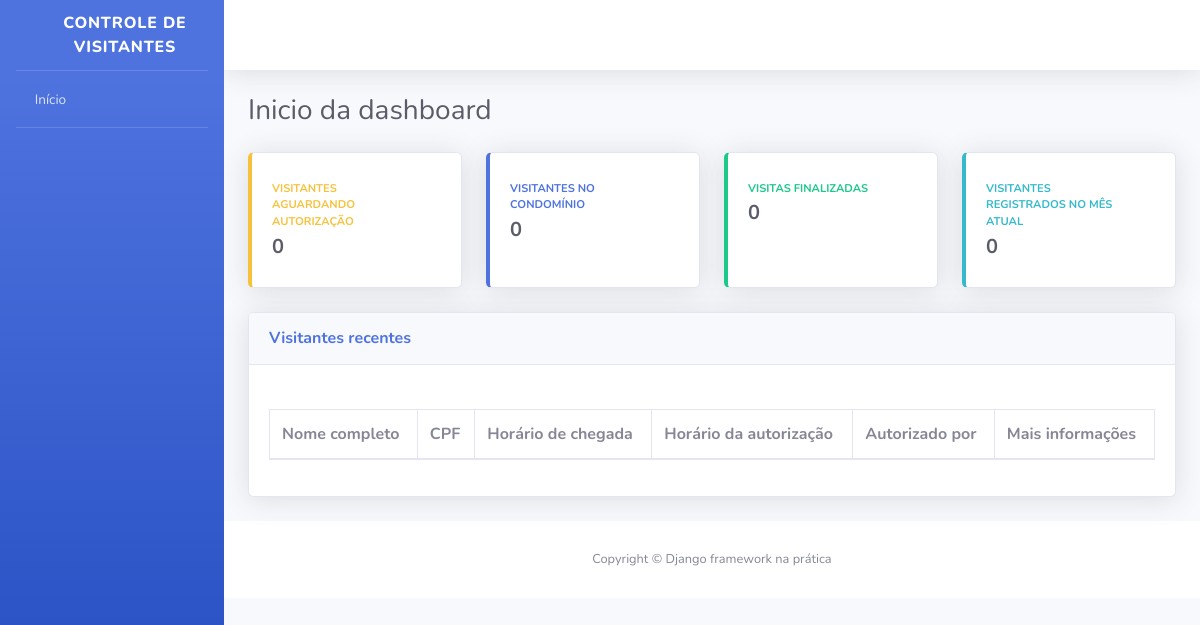
The app's page /, older data.
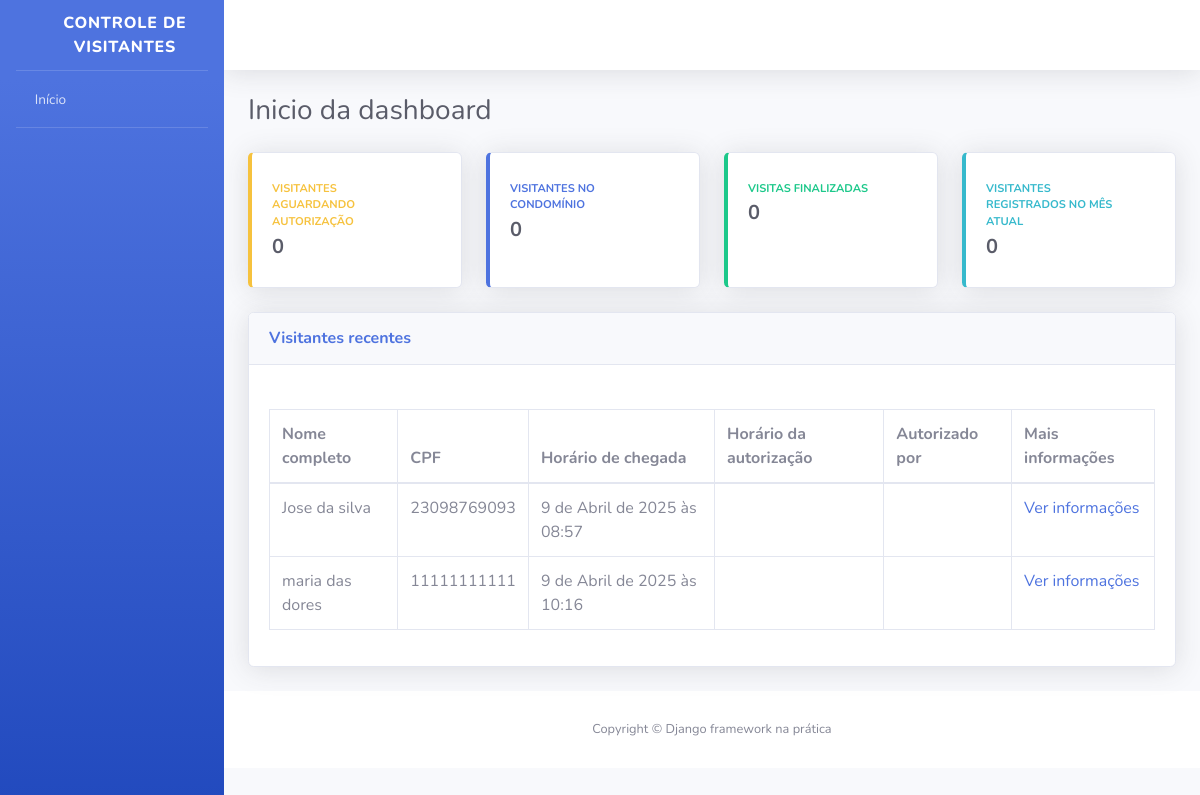
The same page, newer data.
### visitantes/models.py (models this page shows, shortened)
class Visitante(models.Model):
    nome_completo = models.CharField(
        verbose_name="Nome completo",
        max_length=194
    )
    cpf = models.CharField(
        verbose_name="CPF",
        max_length=11
    )
    data_nascimento = models.DateField(
        verbose_name="Data de nascimento"
    )
    numero_casa = models.PositiveSmallIntegerField(
        verbose_name="Número da casa a ser visitada",
    )
    placa_veiculo = models.CharField(
        verbose_name="Placa do veículo",
        max_length=7,
        blank=True,
        null=True
    )
    horario_chegada = models.DateTimeField(
    verbose_name="Horário de chegada na portaria",
    default=timezone.now
)
    horario_saida = models.DateTimeField(
        verbose_name="Horário de Saída do condomínio",
        auto_now=False,
        blank=True,
        null=True
    )
    horario_autorizacao = models.DateTimeField(
        verbose_name="Horário de autorização de entrada",
        auto_now=False,
        blank=True,
        null=True
    )
    morador_responsavel = models.CharField(
        verbose_name="Nome do morador responsável por autorizar a entrada do visitante",
        max_length=194,
        blank=True
    )
    registrado_por = models.ForeignKey(
    "porteiros.Porteiro",
    verbose_name="Porteiro responsável pelo registro",
    on_delete=models.PROTECT,
)
    class Meta:
        verbose_name = "Visitante"
        verbose_name_plural = "Visitantes"
        db_table = "visitante"

### usuarios/views.py (the view)
# urls.py: path('', index, name='index'),
def index(request):
   todos_visitantes = Visitante.objects.all()
   context = {
      "nome_pagina": "Inicio da dashboard",
      "todos_visitantes":todos_visitantes,
   }
   return render(request, 'index.html', context)

### templates/index.html (shortened to what this page needs)
{% extends "base.html"%} {% block conteudo %}
<div class="container-fluid">
  <div class="d-sm-flex align-items-center justify-content-between mb-4">
    <h1 class="h3 mb-0 text-gray-800">{{ nome_pagina }}</h1>
  </div>
  <div class="row">
    <div class="col-xl-3 col-md-6 mb-4">
      <div class="card border-left-warning shadow h-100 py-2">
        <div class="card-body">
          <div class="row no-gutters align-items-center">
            <div class="col mr-2">
              <div
                class="text-xs font-weight-bold text-warning text-uppercase mb-1"
              >
                Visitantes aguardando autorização
              </div>
              <div class="h5 mb-0 font-weight-bold text-gray-800">0</div>
            </div>
            <div class="col-auto">
              <i class="fas fa-user-lock fa-2x text-gray-300"></i>
            </div>
          </div>
        </div>
      </div>
    </div>
    <div class="col-xl-3 col-md-6 mb-4">
      <div class="card border-left-primary shadow h-100 py-2">
        <div class="card-body">
          <div class="row no-gutters align-items-center">
            <div class="col mr-2">
              <div
                class="text-xs font-weight-bold text-primary text-uppercase mb-1"
              >
                Visitantes no condomínio
              </div>
              <div class="h5 mb-0 font-weight-bold text-gray-800">0</div>
            </div>
            <div class="col-auto">
              <i class="fas fa-user-clock fa-2x text-gray-300"></i>
            </div>
          </div>
        </div>
      </div>
    </div>
    <div class="col-xl-3 col-md-6 mb-4">
      <div class="card border-left-success shadow h-100 py-2">
        <div class="card-body">
          <div class="row no-gutters align-items-center">
            <div class="col mr-2">
              <div
                class="text-xs font-weight-bold text-success text-uppercase mb-1"
              >
                Visitas finalizadas
              </div>
              <div class="h5 mb-0 font-weight-bold text-gray-800">0</div>
            </div>
            <div class="col-auto">
              <i class="fas fa-user-check fa-2x text-gray-300"></i>
            </div>
          </div>
        </div>
      </div>
    </div>
    <div class="col-xl-3 col-md-6 mb-4">
      <div class="card border-left-info shadow h-100 py-2">
        <div class="card-body">
          <div class="row no-gutters align-items-center">
            <div class="col mr-2">
              <div
                class="text-xs font-weight-bold text-info text-uppercase mb-1"
              >
                Visitantes registrados no mês atual
              </div>
              <div class="h5 mb-0 font-weight-bold text-gray-800">0</div>
            </div>
            <div class="col-auto">
              <i class="fas fa-users fa-2x text-gray-300"></i>
            </div>
          </div>
        </div>
      </div>
    </div>
  </div>
  <div class="card shadow mb-4">
    <div
      class="card-header py-3 d-sm-flex align-items-center justify-content-between mb-4"
    >
      <h6 class="m-0 font-weight-bold text-primary">Visitantes recentes</h6>
    </div>
    <div class="card-body">
      <div class="table-responsive">
        <table class="table table-bordered">
          <thead>
            <th>Nome completo</th>
            <th>CPF</th>
            <th>Horário de chegada</th>
            <th>Horário da autorização</th>
            <th>Autorizado por</th>
            <th>Mais informações</th>
          </thead>
          <tbody>
            {% for visitante in todos_visitantes%}
            <tr>
              <td>{{ visitante.nome_completo}}</td>
              <td>{{ visitante.cpf}}</td>
              <td>{{ visitante.horario_chegada}}</td>
              <td>{{ visitante.hora_autorizacao}}</td>
              <td>{{ visitante.morador_responsavel}}</td>
              <td>
                <a href="#"> Ver informações </a>
              </td>
            </tr>
            {% endfor %}
          </tbody>
        </table>
      </div>
    </div>
  </div>
</div>
{% endblock conteudo %}

Row changes from the older to the newer data that the page shows:
added Visitante: nome_completo "Jose da silva", cpf "23098769093", horario_chegada "9 de Abril de 2025 às 08:57"
added Visitante: nome_completo "maria das dores", cpf "11111111111", horario_chegada "9 de Abril de 2025 às 10:16"
